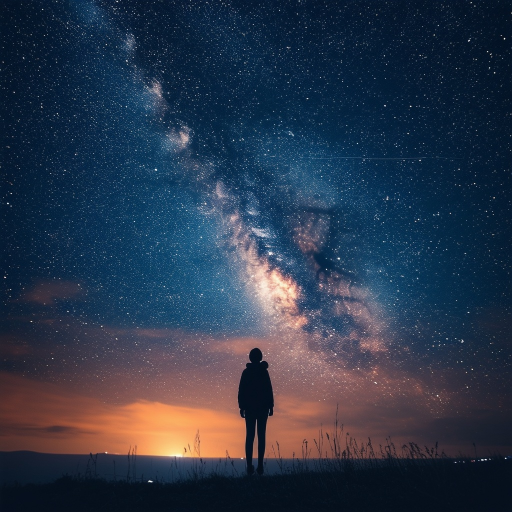
#> input picture 19_Sora/humansmall.jpeg, 1024 x 1024 px (shown at 1/2 size)
$ jupyter execute --allow-errors video_gen.ipynb
#> lines starting #> are read from the running program, lines starting #| are printed output that depends on the picture
#> further down, img is the input picture: PIL image 1024x1024 RGB; mean R, G, B 43.1, 55, 73.8
#> `img = img.resize((1024, 576))`:
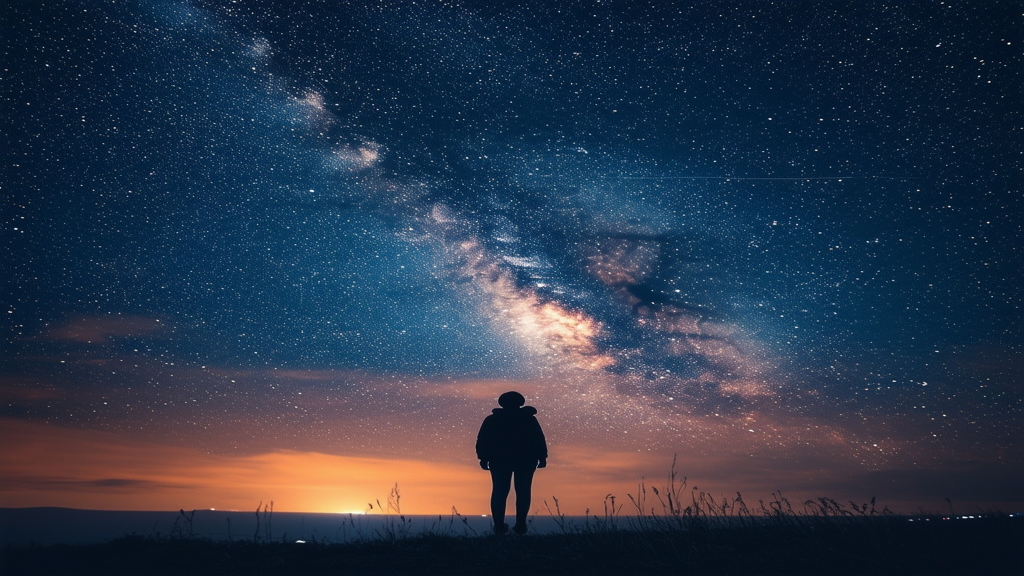
#> img: PIL image 1024x576 RGB; mean R, G, B 43.1, 55, 73.8
[cell 1]
import os
from dotenv import load_dotenv

# 加载 .env 文件中的环境变量
load_dotenv()

# 从环境变量中获取 API 密钥
STABILITY_API_KEY = os.getenv("STABILITY_API_KEY")

[cell 2]
import requests
from IPython.display import Image

#> (the rest of this cell did not finish here and is left out)

#> (a cell that did not finish here is left out)

[cell 4]
import requests
from PIL import Image
from pathlib import Path
from time import sleep

# 定义之前生成的图像文件路径
image_path = Path("./humansmall.jpeg")

# 检查图像文件是否存在
#> (the rest of this cell did not finish here and is left out)


$ run again, with 19_Sora/lighthouse.jpeg copied over 19_Sora/humansmall.jpeg
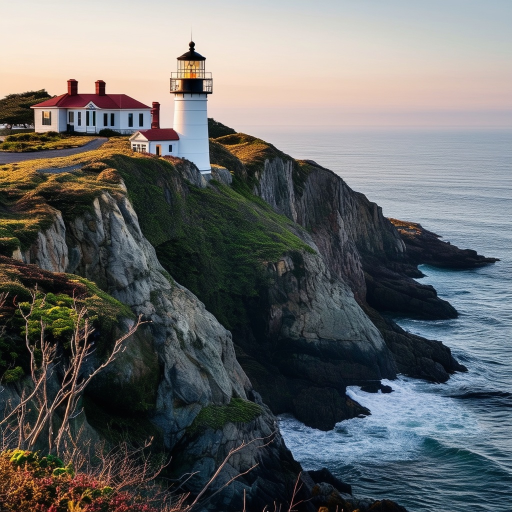
#> input picture 19_Sora/lighthouse.jpeg, 1024 x 1024 px (shown at 1/2 size)
#> img is the input picture: PIL image 1024x1024 RGB; mean R, G, B 102.1, 104, 104.2
#> `img = img.resize((1024, 576))`:
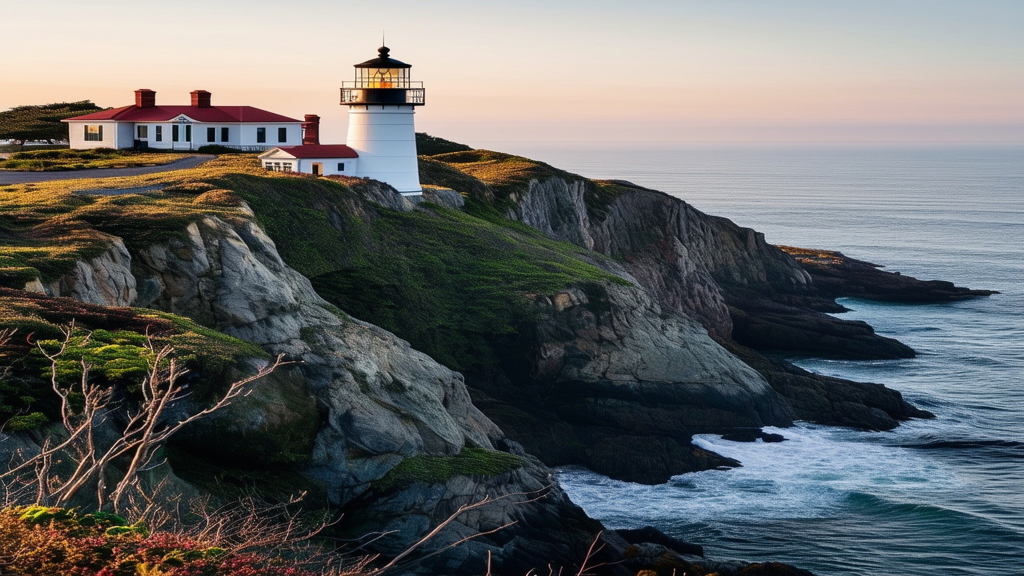
#> img: PIL image 1024x576 RGB; mean R, G, B 102.1, 104, 104.2
